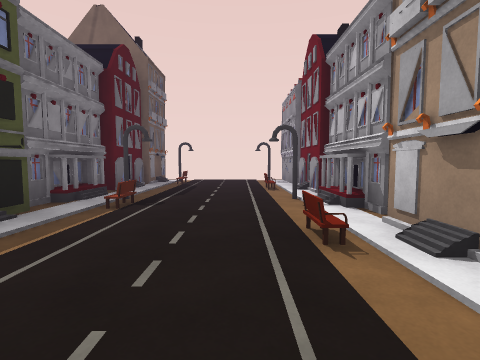
view 1 (above)

13 first-person views from a walk through a Unity game level. The camera is 1.2 m above the floor, tilts 4° down and sees 85° across. The floor is counted in squares, 2 m on a side. Each view is taken from the middle of a square. On the plan, view 1 faces up. The plan holds only what a view shows up to about 9 squares ahead; the rest is blank. The place goes on beyond the plan. The player character is not drawn. Some animated figures are left out.

view 2
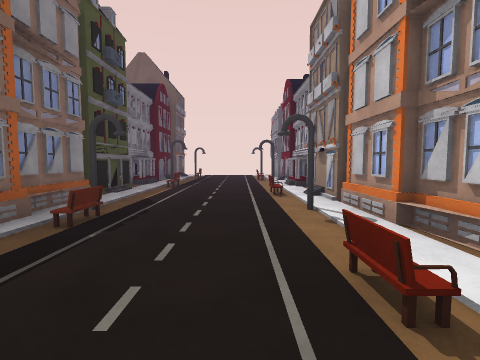

view 3
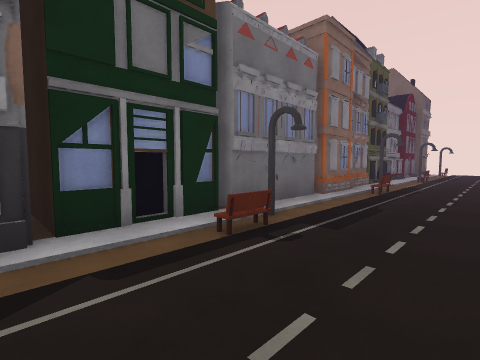

view 4
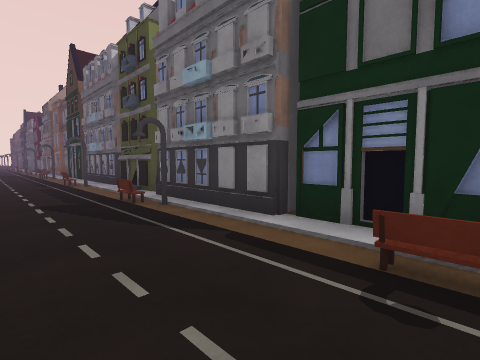

view 5
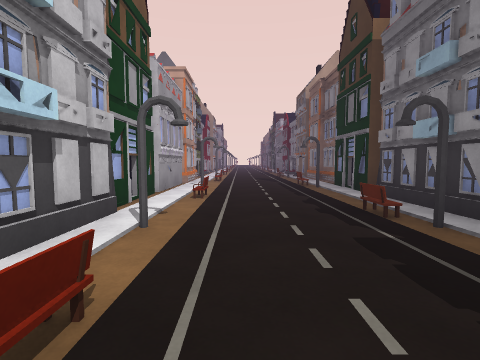

view 6
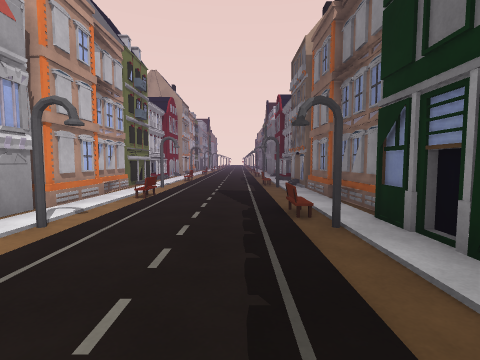

view 7
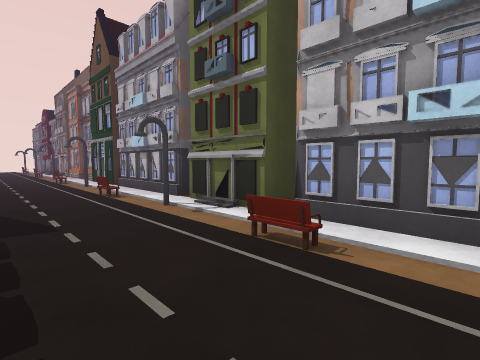

view 8
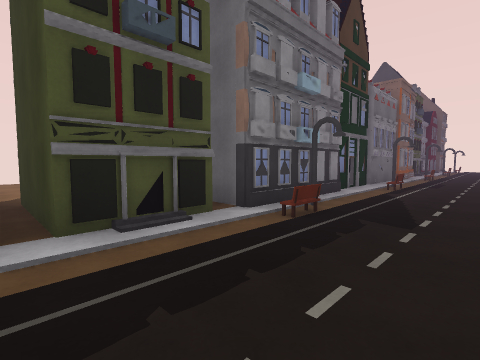

view 9
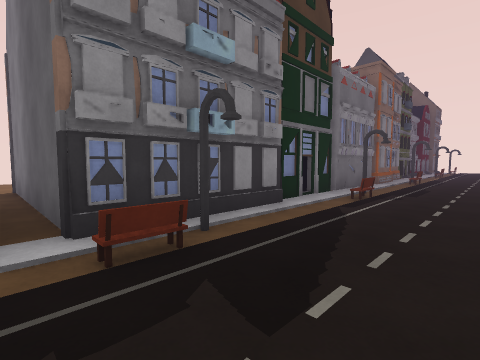

view 10
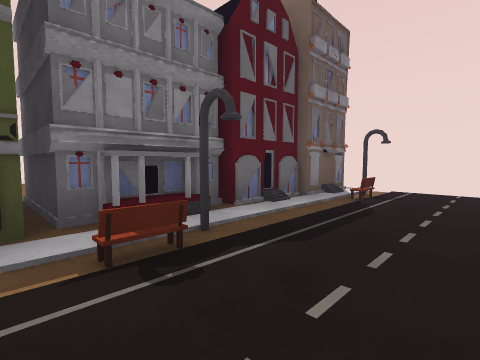

view 11
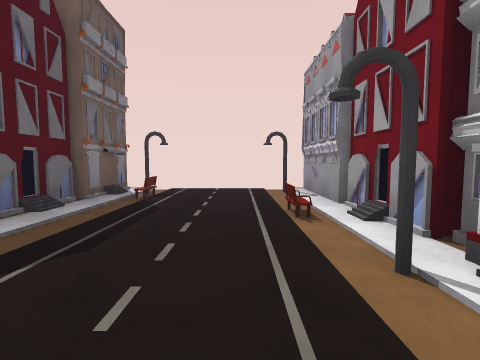

view 12
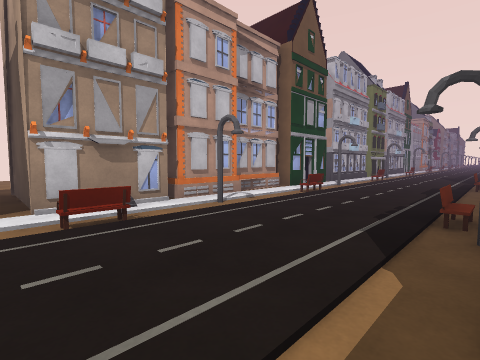

view 13
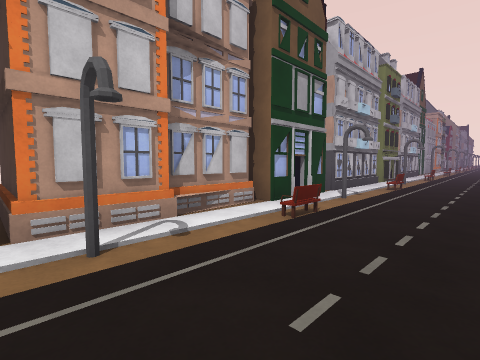

### Floor plan
Key: @ floor where view 1 was taken; # wall or solid block; . floor; B building; E bench; S streetlight; T thing the floor can be seen under or through.
Columns run from 9 left of view 1 to 4 right of it. Each row starts with its distance up from view 1.
  9           B
  8       #ES.S#
  7       #....#
  6       #...E#
  5       B....#B
  4     BBBES.SBBB
  3     ###....BBB
  2     B B...E# B
  1       B....###
  0       BES@SB
 -1       B....B
 -2       #...E#
 -3       #....#
 -4       #ES.S#
 -5       #....#
 -6      ##...E#
 -7      ##....B
 -8    ####BESB#
 -9 ..... TS...#
-10 ... B #B..E#
-11 ..  ###....#
-12   B   #ES.SB
-13   B   #....B
-14       #...E#
-15       #....#
-16       #ES.SB
-17       B....B
-18       B...EB
-19       BS..SB

Positions as (right, up) in squares from view 1, and headings:
1: (0, 0), facing up
2: (0, -3), facing up
3: (0, -6), facing up-left
4: (0, -4), facing down-left
5: (0, -9), facing down
6: (-1, -13), facing down
7: (-1, -11), facing up-right
8: (0, -11), facing up-left
9: (0, -9), facing up-left
10: (0, 3), facing up-left
11: (0, 3), facing up
12: (-2, 3), facing down-right
13: (-1, 1), facing down-right
